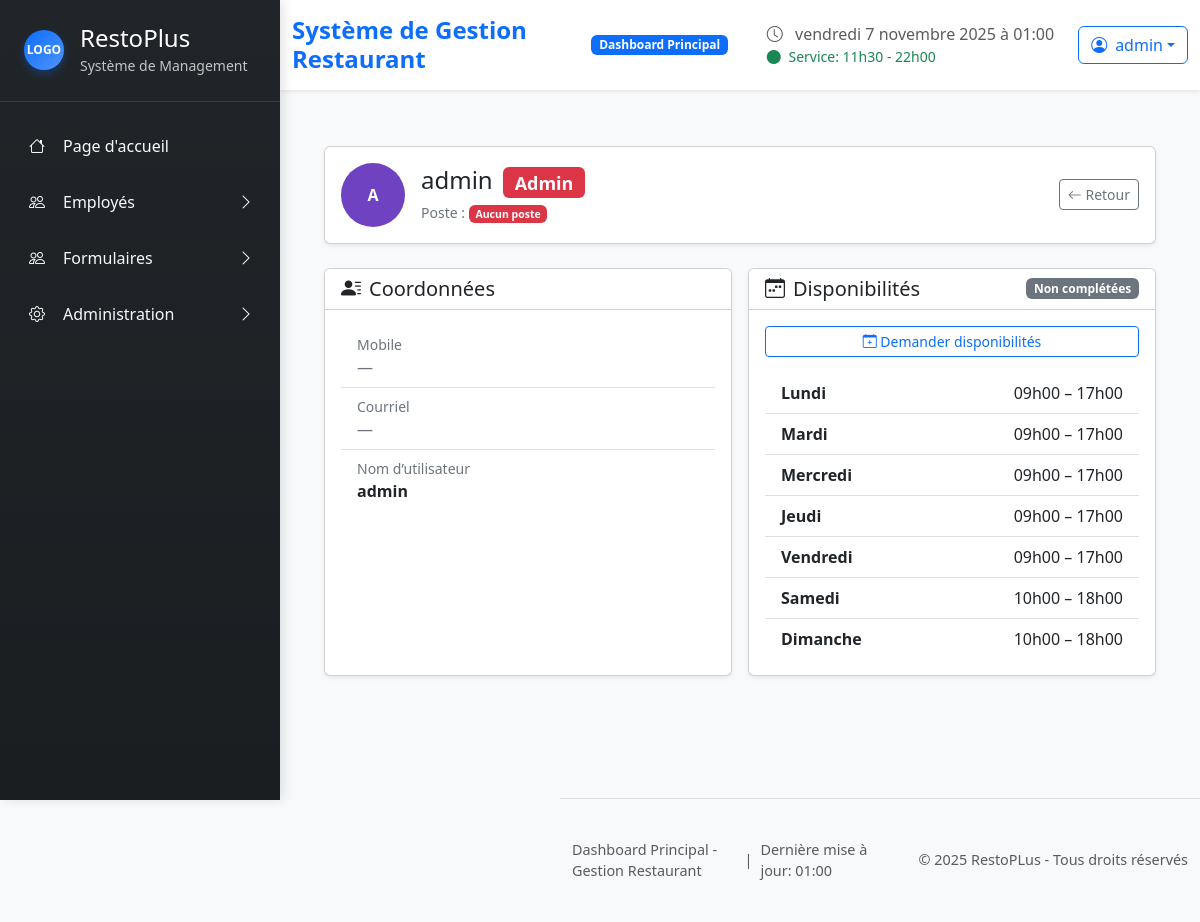
/employees/1/ (signed in), run on the app's committed database.
### restoplus/models.py (models this page shows, shortened)
class User(AbstractUser):
    class AvailabilityStatus(models.TextChoices):
        NOT_FILLED = "not_filled", "Non remplie"
        PENDING    = "pending",    "En attente"
        FILLED     = "filled",     "Remplie"
    availability_status = models.CharField(
        max_length=20,
        choices=AvailabilityStatus.choices,
        default=AvailabilityStatus.NOT_FILLED,
        verbose_name="Statut des disponibilités"
        )
    first_name = models.CharField(max_length=150, blank=True, verbose_name="Prénom")
    last_name = models.CharField(max_length=150, blank=True, verbose_name="Nom de famille")
    poste = models.CharField(max_length=100, blank=True, verbose_name="Poste")
    mobile = models.CharField(max_length=20,blank=True,validators=[phone_validator], verbose_name="Téléphone")
    email = models.CharField(
        max_length=254,
        blank=True,
        verbose_name="Courriel",
        validators=[email_validator]
    )
    is_manager = models.BooleanField(default=False)
    role = models.ForeignKey(Role, on_delete=models.SET_NULL, null=True, blank=True)
    def can_manage_employees(self):
        if self.is_superuser:
            return True
        return self.has_permission('can_manage_users')

class Availability(models.Model):
    employe=models.ForeignKey(User,on_delete=models.CASCADE)
    day=models.CharField(max_length=10, choices=[
        ('monday', 'Lundi'),
        ('tuesday', 'Mardi'),
        ('wednesday', 'Mercredi'),
        ('thursday', 'Jeudi'),
        ('friday', 'Vendredi'),
        ('saturday', 'Samedi'),
        ('sunday', 'Dimanche'),
        ])
    heure_debut=models.TimeField()
    heure_fin=models.TimeField()
    remplie = models.BooleanField(default=False)

### restoplus/views.py (the view)
# urls.py: path('employees/<int:employe_id>/', views.employee_profile, name='employee_profile'),
@login_required
def employee_profile(request, employe_id):
    try:
        employe = User.objects.get(id=employe_id)
    except User.DoesNotExist:
        raise Http404("Aucun employé ne correspond à cet ID.")
    if not request.user.is_staff and request.user.id != employe.id:
        messages.error(request, "Accès refusé : vous ne pouvez consulter que votre profil.")
        return redirect('accueil')
    order = ['monday', 'tuesday', 'wednesday', 'thursday', 'friday', 'saturday', 'sunday']
    availabilities = sorted(
    Availability.objects.filter(employe=employe),
    key=lambda a: order.index(a.day))
    if employe.availability_status == User.AvailabilityStatus.NOT_FILLED:
        status_label = "Aucune disponibilité reçue"
        status_class = "secondary"
    elif employe.availability_status == User.AvailabilityStatus.PENDING:
        status_label = "Demande envoyée (en attente de réponse)"
        status_class = "info"
    elif employe.availability_status == User.AvailabilityStatus.FILLED:
        status_label = "Disponibilités complétées "
        status_class = "success"
    else:
        status_label = "Statut inconnu"
        status_class = "dark"
    return render(request, "restoplus/employee_profile.html", {
        "employe": employe,
        "availabilities": availabilities,
        "status_label": status_label,
        "status_class": status_class,
    })

### restoplus/templates/restoplus/employee_profile.html (shortened to what this page needs)
{% extends "restoplus/base.html" %}
{% load static %}
{% block content %}
<div class="container mt-4">
  <div class="card shadow-sm mb-4">
    <div class="card-body">
      <div class="d-flex align-items-center gap-3">
  <div class="d-flex align-items-center justify-content-center rounded-circle text-white fw-bold avatar-initiales">
          {% if employe.first_name or employe.last_name %}
            {{ employe.first_name|default:''|first }}{{ employe.last_name|default:''|first }}
          {% else %}
            {{ employe.username|first|upper }}
          {% endif %}
        </div>
        <div class="flex-grow-1 min-w-0">
          <h3 class="h4 mb-1 text-truncate">
            {% if employe.first_name or employe.last_name %}
              {{ employe.first_name }} {{ employe.last_name }}
            {% else %}
              {{ employe.username }}
            {% endif %}
            {% if employe.is_superuser %}
              <span class="badge bg-danger align-middle ms-1">Admin</span>
            {% elif employe.role %}
              <span class="badge bg-primary align-middle ms-1">{{ employe.role.name }}</span>
            {% endif %}
          </h3>
          <div class="text-secondary small">
            Poste :
            {% if employe.poste %}
              <span class="fw-semibold text-body">{{ employe.poste }}</span>
            {% else %}
              <span class="badge bg-danger">Aucun poste</span>
            {% endif %}
          </div>
        </div>
        <div class="d-none d-md-flex gap-2">
          <a href="{% url 'employees_management' %}" class="btn btn-outline-secondary btn-sm">
            <i class="bi bi-arrow-left"></i> Retour
          </a>
        </div>
      </div>
    </div>
  </div>
  <div class="row g-3 mb-4">
    <div class="col-12 col-lg-6">
      <div class="card shadow-sm h-100">
        <div class="card-header bg-white">
          <h5 class="mb-0"><i class="bi bi-person-lines-fill me-2"></i>Coordonnées</h5>
        </div>
        <div class="card-body">
          <ul class="list-group list-group-flush">
            <li class="list-group-item d-flex justify-content-between align-items-center">
              <div>
                <div class="text-secondary small">Mobile</div>
                {% if employe.mobile %}
                  <a href="tel:{{ employe.mobile|urlencode }}" class="text-decoration-none">
                    {{ employe.mobile }}
                  </a>
                {% else %}
                  <span class="text-secondary">—</span>
                {% endif %}
              </div>
            </li>
            <li class="list-group-item d-flex justify-content-between align-items-center">
              <div>
                <div class="text-secondary small">Courriel</div>
                {% if employe.email %}
                  <a href="mailto:{{ employe.email }}" class="text-decoration-none">
                    {{ employe.email }}
                  </a>
                {% else %}
                  <span class="text-secondary">—</span>
                {% endif %}
              </div>
            </li>
            <li class="list-group-item d-flex justify-content-between align-items-center">
              <div>
                <div class="text-secondary small">Nom d’utilisateur</div>
                <span class="fw-semibold">{{ employe.username }}</span>
              </div>
            </li>
          </ul>
        </div>
      </div>
    </div>
    <div class="col-12 col-lg-6">
      <div class="card shadow-sm h-100">
        <div class="card-header bg-white d-flex align-items-center justify-content-between">
          <h5 class="mb-0"><i class="bi bi-calendar-week me-2"></i>Disponibilités</h5>
          <span class="badge bg-{{ status_class }}">
            {% if status_class == "secondary" %} Non complétées
            {% elif status_class == "info" %} Demandées
            {% elif status_class == "success" %} Validées
            {% else %} —
            {% endif %}
          </span>
        </div>
        <div class="card-body">
          {% if status_class == "secondary" %}
            <form action="{% url 'send_availabilities_form' employe.id %}" method="post" class="mb-3">
              <button type="submit" class="btn btn-outline-primary btn-sm w-100">
                <i class="bi bi-calendar-plus"></i> Demander disponibilités
              </button>
            </form>
          {% endif %}
          {% if availabilities %}
            <ul class="list-group list-group-flush">
              {% for a in availabilities %}
                <li class="list-group-item d-flex justify-content-between align-items-center">
                  <span class="fw-semibold">{{ a.get_day_display|title }}</span>
                  <span class="text-monospace">
                    {{ a.heure_debut|time:"H\hi" }}
                    &ndash;
                    {{ a.heure_fin|time:"H\hi" }}
                  </span>
                </li>
              {% endfor %}
            </ul>
          {% else %}
            <div class="alert alert-{{ status_class }} mb-0">
              Aucune disponibilité enregistrée pour le moment.
            </div>
          {% endif %}
        </div>
      </div>
    </div>
  </div>
</div>
{% endblock %}

### restoplus/templates/restoplus/partials/header.html (shortened to what this page needs)
{% load static %}
<header class="main-header bg-white shadow-sm sticky-top">
  <div class="container-fluid">
    <div class="row align-items-center py-3">
      <div class="col-md-6">
        <div class="d-flex align-items-center">
          <h1 class="h4 mb-0 text-primary fw-bold">
            Système de Gestion Restaurant
          </h1>
          <span
            class="badge bg-primary ms-3 animate__animated animate__pulse animate__infinite"
            >Dashboard Principal</span
          >
        </div>
      </div>
      <div class="col-md-6">
        <div class="d-flex justify-content-end align-items-center">
          <div class="me-4">
            <i class="bi bi-clock text-muted me-2"></i>
            <span class="text-muted" id="current-time"></span>
            <div class="small text-success">
              <i class="bi bi-circle-fill me-1"></i>
              Service: 11h30 - 22h00
            </div>
          </div>
          <div class="dropdown">
            <button
              class="btn btn-outline-primary dropdown-toggle d-flex align-items-center"
              type="button"
              data-bs-toggle="dropdown"
            >
              <i class="bi bi-person-circle me-2"></i>
              {{ request.user.username }}
            </button>
          </div>
        </div>
      </div>
    </div>
  </div>
</header>

### data on the page
User: user.username "admin", username|first "A", username "admin"
Availability: day "Lundi", heure_debut "09h00", heure_fin "17h00"
Availability: day "Mardi", heure_debut "09h00", heure_fin "17h00"
Availability: day "Mercredi", heure_debut "09h00", heure_fin "17h00"
Availability: day "Jeudi", heure_debut "09h00", heure_fin "17h00"
Availability: day "Vendredi", heure_debut "09h00", heure_fin "17h00"
Availability: day "Samedi", heure_debut "10h00", heure_fin "18h00"
Availability: day "Dimanche", heure_debut "10h00", heure_fin "18h00"
